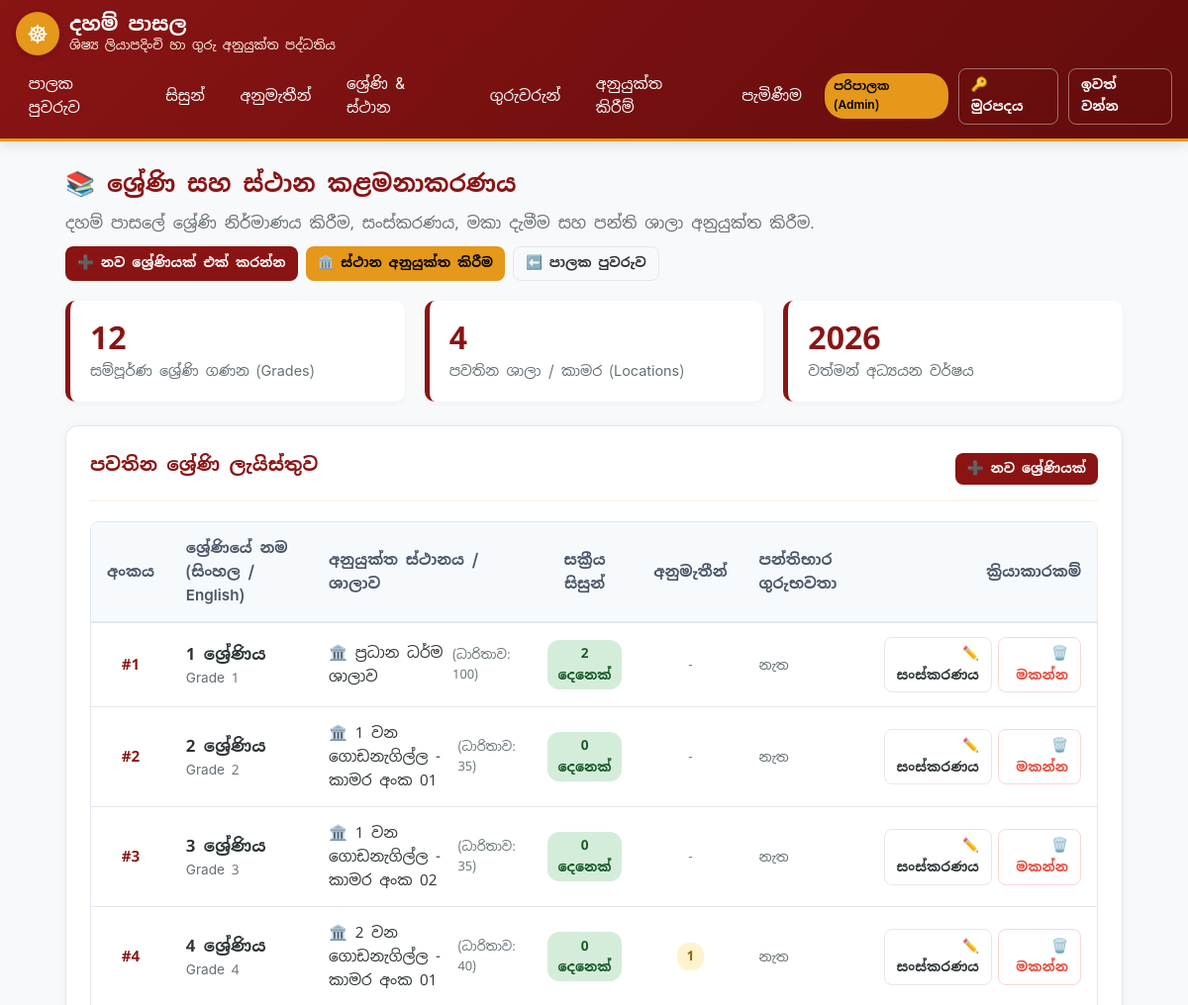
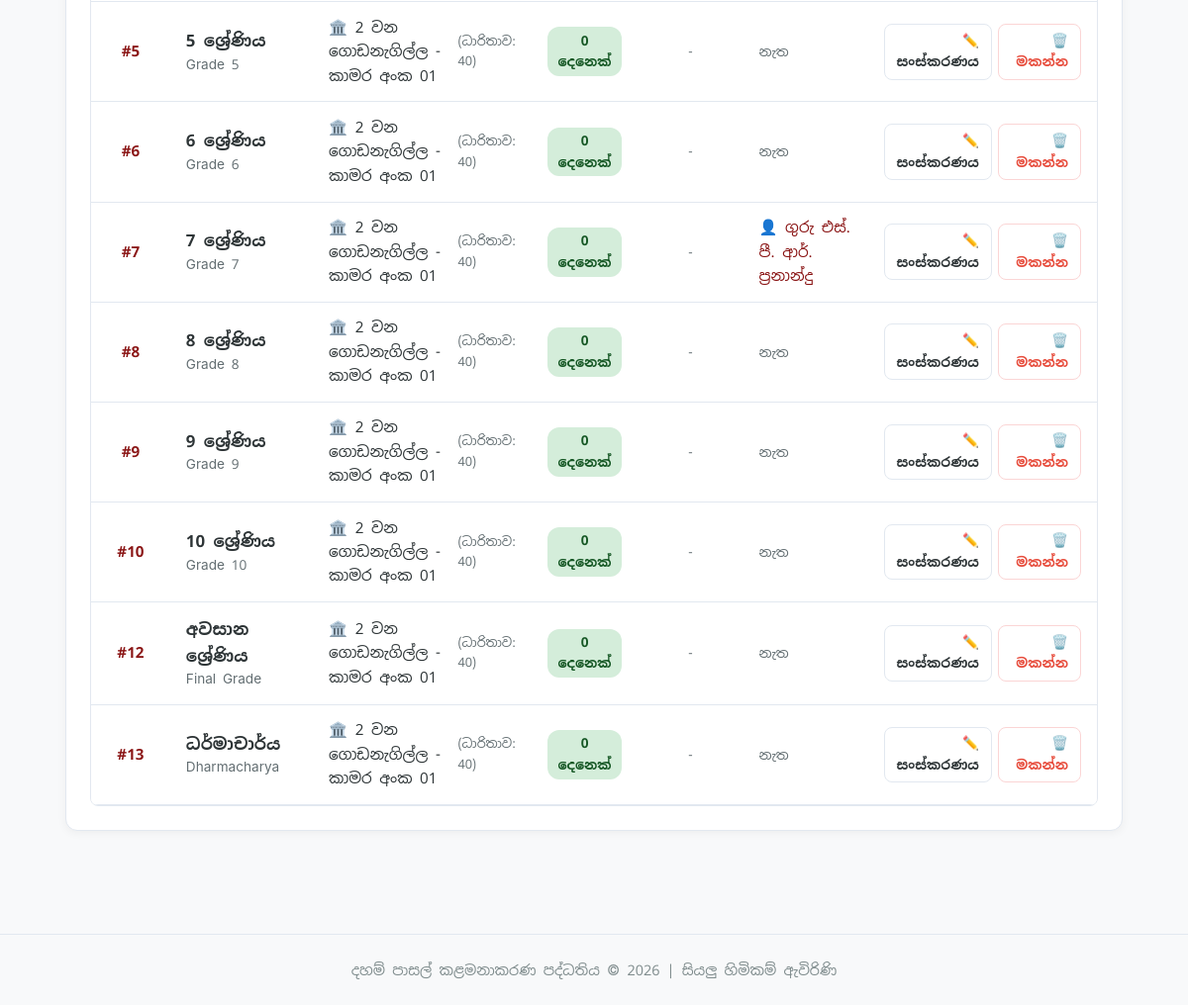
/grades/ (signed in), run on the app's committed database (2 pictures, top to bottom).
### academics/models.py (models this page shows, shortened)
class AcademicYear(models.Model):
    year = models.PositiveIntegerField(unique=True, verbose_name='අධ්‍යයන වර්ෂය')
    is_current = models.BooleanField(default=False, verbose_name='වත්මන් වර්ෂයද?')
    class Meta:
        ordering = ['-year']
        verbose_name = 'අධ්‍යයන වර්ෂය'
        verbose_name_plural = 'අධ්‍යයන වර්ෂ (Academic Years)'

class GradeLevel(models.Model):
    name = models.CharField(max_length=100, verbose_name='ශ්‍රේණියේ නම (Sinhala)')
    english_name = models.CharField(max_length=100, blank=True, verbose_name='නම (English)')
    order_index = models.PositiveIntegerField(default=1, verbose_name='අනුපිළිවෙල අංකය')
    description = models.TextField(blank=True, verbose_name='විස්තරය')
    class Meta:
        ordering = ['order_index']
        verbose_name = 'ශ්‍රේණිය'
        verbose_name_plural = 'ශ්‍රේණි (Grades)'

class Classroom(models.Model):
    name = models.CharField(max_length=100, verbose_name='ශාලාව / කාමරයේ නම')
    capacity = models.PositiveIntegerField(default=40, verbose_name='ධාරිතාව')
    class Meta:
        verbose_name = 'පන්ති කාමරය / ශාලාව'
        verbose_name_plural = 'පන්ති කාමර / ශාලා'

### teachers/models.py (models this page shows, shortened)
class Teacher(models.Model):
    TITLE_CHOICES = [
        ('VEN', 'පූජ්‍ය (Venerable)'),
        ('MR', 'ගුරු මයා (Mr.)'),
        ('MRS', 'ගුරු මිය (Mrs.)'),
        ('MISS', 'මෙනවිය (Miss)'),
    ]
    user = models.OneToOneField(
        User,
        on_delete=models.SET_NULL,
        null=True,
        blank=True,
        related_name='teacher_profile',
        verbose_name='පරිශීලක ගිණුම'
    )
    title = models.CharField(max_length=10, choices=TITLE_CHOICES, default='MR', verbose_name='ගෞරව නාමය')
    full_name_sinhala = models.CharField(max_length=255, verbose_name='සම්පූර්ණ නම (සිංහලෙන්)')
    name_with_initials = models.CharField(max_length=255, verbose_name='මුලකුරු සමඟ නම')
    phone = models.CharField(max_length=20, verbose_name='දුරකථන අංකය')
    whatsapp_phone = models.CharField(max_length=20, blank=True, verbose_name='වට්ස්ඇප් (WhatsApp) අංකය')
    address = models.TextField(blank=True, verbose_name='ලිපිනය')
    qualifications = models.TextField(blank=True, verbose_name='සුදුසුකම් (උදා: ධර්මාචාර්ය, උපාධිධාරී)')
    date_joined = models.DateField(null=True, blank=True, verbose_name='සේවයට බැඳුණු දිනය')
    is_active = models.BooleanField(default=True, verbose_name='ක්‍රියාකාරී ගුරුභවතෙක්ද?')
    class Meta:
        ordering = ['full_name_sinhala']
        verbose_name = 'ගුරුභවතා'
        verbose_name_plural = 'ගුරුභවතුන් (Teachers)'
    @property
    def display_name(self):
        title_str = self.get_title_display().split()[0]
        return f"{title_str} {self.name_with_initials}"

### academics/views.py (the view)
# urls.py: path('grades/', views.grade_list, name='grade_list'),
@login_required
@principal_or_admin_required
def grade_list(request):
    current_year = get_current_academic_year()
    grades = GradeLevel.objects.all().order_by('order_index')
    grade_summaries = []
    for g in grades:
        section = ClassSection.objects.filter(
            grade_level=g,
            academic_year=current_year
        ).select_related('classroom').first()
        classroom = section.classroom if section else None
        student_count = Student.objects.filter(
            assigned_class__grade_level=g,
            assigned_class__academic_year=current_year,
            status='APPROVED'
        ).count()
        if student_count == 0:
            student_count = Student.objects.filter(
                applied_grade=g,
                status='APPROVED'
            ).count()
        pending_count = Student.objects.filter(
            applied_grade=g,
            status='PENDING'
        ).count()
        class_teacher = None
        if section:
            teacher_alloc = TeacherAllocation.objects.filter(
                class_section=section,
                is_class_teacher=True
            ).select_related('teacher').first()
            if teacher_alloc:
                class_teacher = teacher_alloc.teacher
        grade_summaries.append({
            'grade': g,
            'section': section,
            'classroom': classroom,
            'student_count': student_count,
            'pending_count': pending_count,
            'class_teacher': class_teacher,
        })
    classrooms_count = Classroom.objects.count()
    return render(request, 'academics/grade_list.html', {
        'grade_summaries': grade_summaries,
        'current_year': current_year,
        'total_grades': grades.count(),
        'total_classrooms': classrooms_count,
    })

### academics/views.py (called while the page is built)
def get_current_academic_year():
    year_obj = AcademicYear.objects.filter(is_current=True).first()
    if not year_obj:
        current_calendar_year = date.today().year
        year_obj, _ = AcademicYear.objects.get_or_create(
            year=current_calendar_year,
            defaults={'is_current': True}
        )
    return year_obj

### accounts/context_processors.py (called while the page is built, shortened)
def user_role_context(request):
    role = 'TEACHER'
    if request.user.is_superuser:
        role = 'ADMIN'
    elif hasattr(request.user, 'profile'):
        role = request.user.profile.role
    is_admin = role == 'ADMIN' or request.user.is_superuser
    is_principal = role == 'PRINCIPAL'
    is_teacher = role == 'TEACHER'
    is_staff_or_admin = is_admin or is_principal
    return {
        'user_role': role,
        'is_admin': is_admin,
        'is_principal': is_principal,
        'is_teacher': is_teacher,
        'is_staff_or_admin': is_staff_or_admin,
    }

### templates/academics/grade_list.html (shortened to what this page needs)
{% extends 'base.html' %}
{% block content %}
<div class="card-header-temple" style="border-bottom: none; margin-bottom: 0.5rem;">
    <div>
        <h2>📚 ශ්‍රේණි සහ ස්ථාන කළමනාකරණය</h2>
        <p style="color: var(--text-muted);">
            දහම් පාසලේ ශ්‍රේණි නිර්මාණය කිරීම, සංස්කරණය, මකා දැමීම සහ පන්ති ශාලා අනුයුක්ත කිරීම.
        </p>
    </div>
    <div style="display: flex; gap: 8px; flex-wrap: wrap;">
        <a href="{% url 'grade_create' %}" class="btn btn-primary btn-sm">
            ➕ නව ශ්‍රේණියක් එක් කරන්න
        </a>
        <a href="{% url 'allocate_grade_location' %}" class="btn btn-gold btn-sm">
            🏛️ ස්ථාන අනුයුක්ත කිරීම
        </a>
        <a href="{% url 'dashboard' %}" class="btn btn-outline btn-sm">
            ⬅️ පාලක පුවරුව
        </a>
    </div>
</div>
<div class="stats-grid">
    <div class="stat-card">
        <div class="stat-val">{{ total_grades }}</div>
        <div class="stat-label">සම්පූර්ණ ශ්‍රේණි ගණන (Grades)</div>
    </div>
    <div class="stat-card">
        <div class="stat-val">{{ total_classrooms }}</div>
        <div class="stat-label">පවතින ශාලා / කාමර (Locations)</div>
    </div>
    <div class="stat-card">
        <div class="stat-val">{{ current_year.year|default:"2026" }}</div>
        <div class="stat-label">වත්මන් අධ්‍යයන වර්ෂය</div>
    </div>
</div>
<div class="card-box">
    <div class="card-header-temple">
        <h3>පවතින ශ්‍රේණි ලැයිස්තුව</h3>
        <a href="{% url 'grade_create' %}" class="btn btn-sm btn-primary">➕ නව ශ්‍රේණියක්</a>
    </div>
    <div class="responsive-table-wrapper">
        <table class="temple-table">
            <thead>
                <tr>
                    <th style="width: 60px; text-align: center;">අංකය</th>
                    <th>ශ්‍රේණියේ නම (සිංහල / English)</th>
                    <th>අනුයුක්ත ස්ථානය / ශාලාව</th>
                    <th style="text-align: center;">සක්‍රීය සිසුන්</th>
                    <th style="text-align: center;">අනුමැතීන්</th>
                    <th>පන්තිභාර ගුරුභවතා</th>
                    <th style="text-align: right;">ක්‍රියාකාරකම්</th>
                </tr>
            </thead>
            <tbody>
                {% for item in grade_summaries %}
                <tr>
                    <td style="text-align: center; font-weight: 700; color: var(--primary-color);">
                        #{{ item.grade.order_index }}
                    </td>
                    <td>
                        <strong style="font-size: 1.05rem;">{{ item.grade.name }}</strong>
                        {% if item.grade.english_name %}
                            <div style="font-size: 0.85rem; color: var(--text-muted);">{{ item.grade.english_name }}</div>
                        {% endif %}
                    </td>
                    <td>
                        {% if item.classroom %}
                            <span style="display: inline-flex; align-items: center; gap: 4px; font-weight: 500;">
                                🏛️ {{ item.classroom.name }}
                                <small style="color: var(--text-muted); font-size: 0.8rem;">(ධාරිතාව: {{ item.classroom.capacity }})</small>
                            </span>
                        {% else %}
                            <span style="color: #e67e22; font-size: 0.85rem;">[ස්ථානයක් වෙන් කර නැත]</span>
                        {% endif %}
                    </td>
                    <td style="text-align: center;">
                        <span class="status-pill status-approved" style="font-size: 0.85rem;">
                            {{ item.student_count }} දෙනෙක්
                        </span>
                    </td>
                    <td style="text-align: center;">
                        {% if item.pending_count > 0 %}
                            <span class="status-pill status-pending" style="font-size: 0.85rem;">
                                {{ item.pending_count }}
                            </span>
                        {% else %}
                            <span style="color: var(--text-muted); font-size: 0.85rem;">-</span>
                        {% endif %}
                    </td>
                    <td>
                        {% if item.class_teacher %}
                            <span style="color: var(--primary-color); font-weight: 500;">
                                👤 {{ item.class_teacher.display_name }}
                            </span>
                        {% else %}
                            <span style="color: var(--text-muted); font-size: 0.85rem;">නැත</span>
                        {% endif %}
                    </td>
                    <td style="text-align: right;">
                        <div style="display: inline-flex; gap: 6px;">
                            <a href="{% url 'grade_edit' item.grade.id %}" class="btn btn-sm btn-outline" title="සංස්කරණය">
                                ✏️ සංස්කරණය
                            </a>
                            <a href="{% url 'grade_delete' item.grade.id %}" class="btn btn-sm btn-outline" style="color: var(--danger-red); border-color: #fbd5d5;" title="මකා දමන්න">
                                🗑️ මකන්න
                            </a>
                        </div>
                    </td>
                </tr>
                {% empty %}
                <tr>
                    <td colspan="7" style="text-align: center; padding: 2rem; color: var(--text-muted);">
                        තවමත් කිසිදු ශ්‍රේණියක් පද්ධතියට ඇතුළත් කර නොමැත. කරුණාකර "නව ශ්‍රේණියක් එක් කරන්න" බොත්තම ක්ලික් කරන්න.
                    </td>
                </tr>
                {% endfor %}
            </tbody>
        </table>
    </div>
</div>
{% endblock %}

### static/css/style.css (style rules this page uses)
:root { --primary-color: #8a1414; --primary-dark: #630c0c; --accent-gold: #e59819; --accent-gold-light: #fef5e7; --text-main: #2d3436; --text-muted: #636e72; --bg-body: #f8f9fa; --card-bg: #ffffff; --border-color: #e2e8f0; --success-green: #2ecc71; --danger-red: #e74c3c; --warning-yellow: #f1c40f; --font-stack: "Iskoola Pota", "IskoolaPota", "Noto Sans Sinhala", -apple-system, BlinkMacSystemFont, "Segoe UI", Roboto, sans-serif; }
* { box-sizing: border-box; margin: 0; padding: 0; }
body { font-family: var(--font-stack); background-color: var(--bg-body); color: var(--text-main); line-height: 1.6; font-size: 16px; -webkit-font-smoothing: antialiased; }
h1, h2, h3, h4, h5, h6 { font-family: var(--font-stack); color: var(--primary-color); font-weight: 700; margin-bottom: 0.5rem; }
.card-box { background: var(--card-bg); border-radius: 12px; box-shadow: 0 2px 10px rgba(0,0,0,0.05); border: 1px solid var(--border-color); padding: 1.5rem; margin-bottom: 1.5rem; }
.card-header-temple { border-bottom: 2px solid var(--accent-gold-light); padding-bottom: 0.75rem; margin-bottom: 1.25rem; display: flex; justify-content: space-between; align-items: center; flex-wrap: wrap; gap: 10px; }
.btn { display: inline-flex; align-items: center; justify-content: center; font-family: var(--font-stack); font-size: 1rem; font-weight: 600; padding: 0.65rem 1.25rem; border-radius: 8px; border: none; cursor: pointer; text-decoration: none; transition: all 0.2s ease; gap: 6px; }
.btn-primary { background-color: var(--primary-color); color: #ffffff; }
.btn-gold { background-color: var(--accent-gold); color: #000; }
.btn-outline { background: transparent; border: 1.5px solid var(--border-color); color: var(--text-main); }
.btn-sm { padding: 0.35rem 0.75rem; font-size: 0.85rem; }
.responsive-table-wrapper { overflow-x: auto; border-radius: 8px; border: 1px solid var(--border-color); }
.temple-table { width: 100%; border-collapse: collapse; font-size: 0.95rem; background: #fff; }
.temple-table th { background-color: #f7fafc; color: #4a5568; padding: 0.85rem 1rem; font-weight: 600; text-align: left; border-bottom: 2px solid var(--border-color); }
.temple-table td { padding: 0.85rem 1rem; border-bottom: 1px solid var(--border-color); }
.status-pill { display: inline-block; padding: 0.2rem 0.6rem; border-radius: 12px; font-size: 0.8rem; font-weight: 600; }
.status-pending { background-color: #fff3cd; color: #856404; }
.status-approved { background-color: #d4edda; color: #155724; }
.stats-grid { display: grid; grid-template-columns: repeat(auto-fit, minmax(220px, 1fr)); gap: 1.25rem; margin-bottom: 1.5rem; }
.stat-card { background: #fff; padding: 1.25rem; border-radius: 10px; border-left: 5px solid var(--primary-color); box-shadow: 0 2px 6px rgba(0,0,0,0.04); }
.stat-val { font-size: 2rem; font-weight: 700; color: var(--primary-color); line-height: 1.1; }
.stat-label { font-size: 0.9rem; color: var(--text-muted); margin-top: 0.25rem; }

### data on the page
AcademicYear: year "2026"
GradeLevel: grade.order_index "1", grade.name "1 ශ්‍රේණිය", grade.english_name "Grade 1", classroom.name "ප්‍රධාන ධර්ම ශාලාව", classroom.capacity "100", student_count "2", shows "නැත"
GradeLevel: grade.order_index "2", grade.name "2 ශ්‍රේණිය", grade.english_name "Grade 2", classroom.name "1 වන ගොඩනැගිල්ල - කාමර අංක 01", classroom.capacity "35", student_count "0", shows "නැත"
GradeLevel: grade.order_index "3", grade.name "3 ශ්‍රේණිය", grade.english_name "Grade 3", classroom.name "1 වන ගොඩනැගිල්ල - කාමර අංක 02", classroom.capacity "35", student_count "0", shows "නැත"
GradeLevel: grade.order_index "4", grade.name "4 ශ්‍රේණිය", grade.english_name "Grade 4", classroom.name "2 වන ගොඩනැගිල්ල - කාමර අංක 01", classroom.capacity "40", student_count "0", pending_count "1", shows "නැත"
GradeLevel: grade.order_index "5", grade.name "5 ශ්‍රේණිය", grade.english_name "Grade 5", classroom.name "2 වන ගොඩනැගිල්ල - කාමර අංක 01", classroom.capacity "40", student_count "0", shows "නැත"
GradeLevel: grade.order_index "6", grade.name "6 ශ්‍රේණිය", grade.english_name "Grade 6", classroom.name "2 වන ගොඩනැගිල්ල - කාමර අංක 01", classroom.capacity "40", student_count "0", shows "නැත"
GradeLevel: grade.order_index "7", grade.name "7 ශ්‍රේණිය", grade.english_name "Grade 7", classroom.name "2 වන ගොඩනැගිල්ල - කාමර අංක 01", classroom.capacity "40", student_count "0", class_teacher.display_name "ගුරු එස්. පී. ආර්. ප්‍රනාන්දු"
GradeLevel: grade.order_index "8", grade.name "8 ශ්‍රේණිය", grade.english_name "Grade 8", classroom.name "2 වන ගොඩනැගිල්ල - කාමර අංක 01", classroom.capacity "40", student_count "0", shows "නැත"
GradeLevel: grade.order_index "9", grade.name "9 ශ්‍රේණිය", grade.english_name "Grade 9", classroom.name "2 වන ගොඩනැගිල්ල - කාමර අංක 01", classroom.capacity "40", student_count "0", shows "නැත"
GradeLevel: grade.order_index "10", grade.name "10 ශ්‍රේණිය", grade.english_name "Grade 10", classroom.name "2 වන ගොඩනැගිල්ල - කාමර අංක 01", classroom.capacity "40", student_count "0", shows "නැත"
GradeLevel: grade.order_index "12", grade.name "අවසාන ශ්‍රේණිය", grade.english_name "Final Grade", classroom.name "2 වන ගොඩනැගිල්ල - කාමර අංක 01", classroom.capacity "40", student_count "0", shows "නැත"
GradeLevel: grade.order_index "13", grade.name "ධර්මාචාර්ය", grade.english_name "Dharmacharya", classroom.name "2 වන ගොඩනැගිල්ල - කාමර අංක 01", classroom.capacity "40", student_count "0", shows "නැත"

### other printed values
{{ total_grades }} "12"
{{ total_classrooms }} "4"
